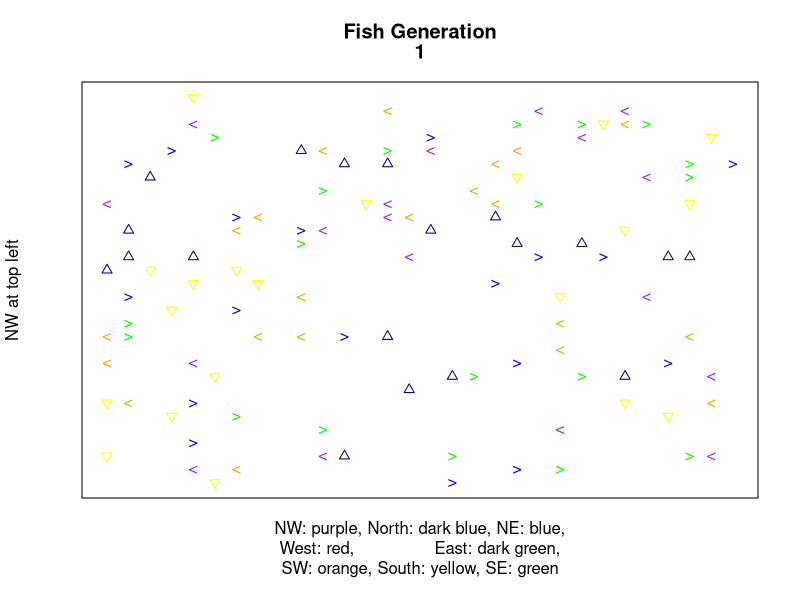
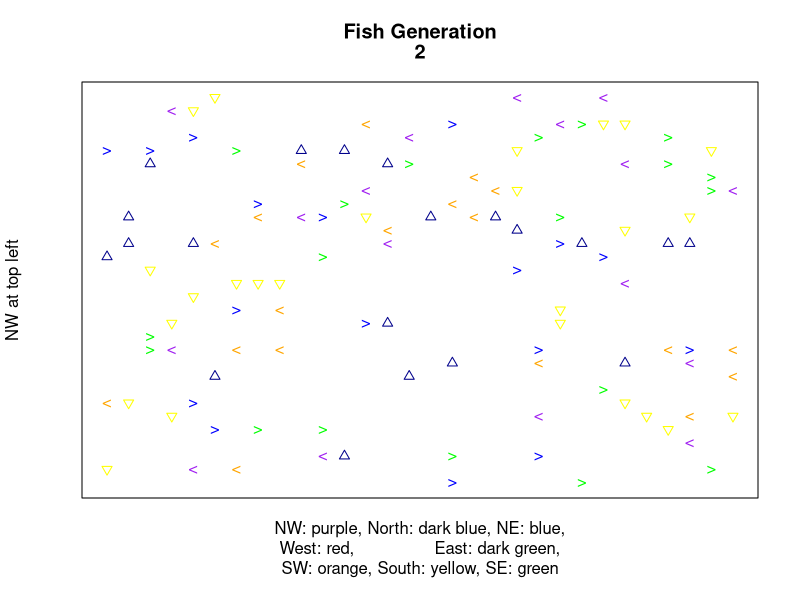
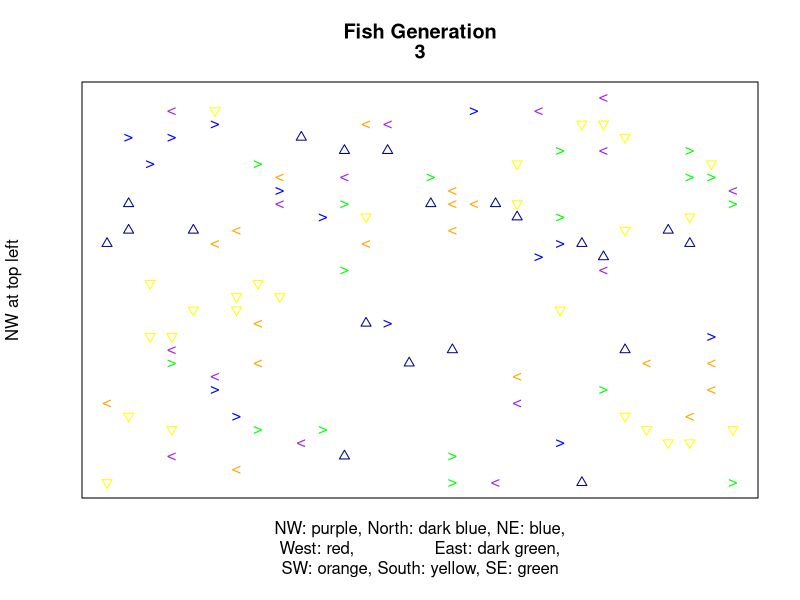
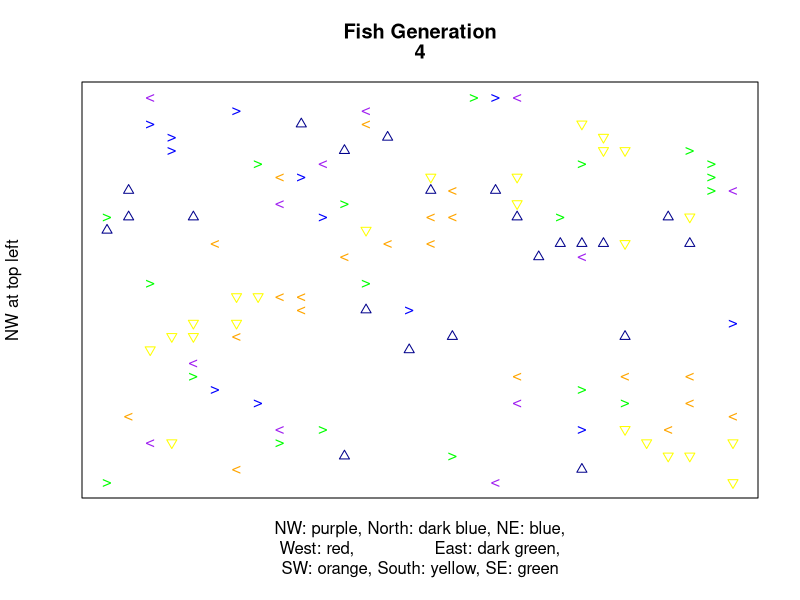
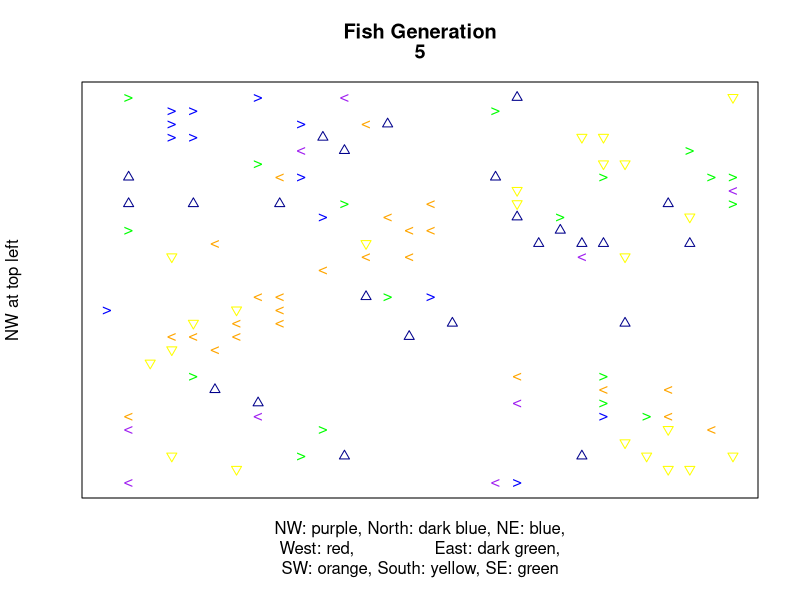
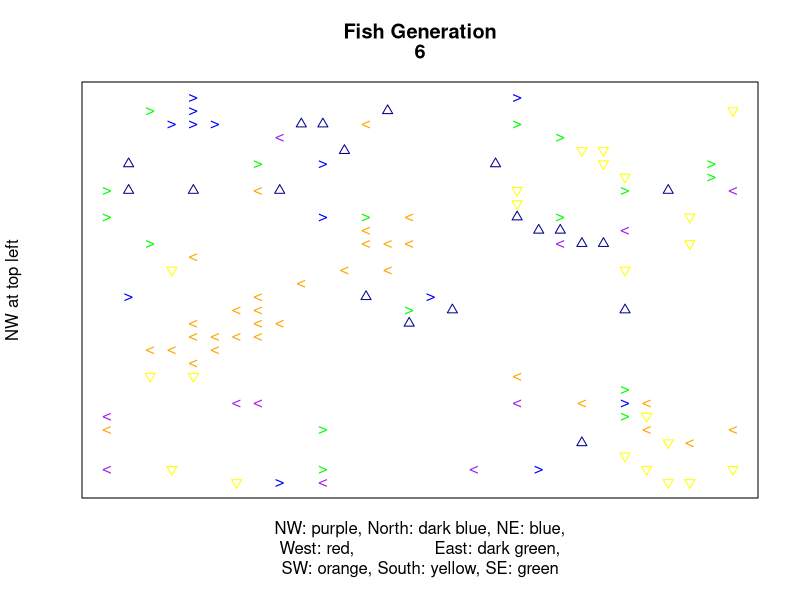
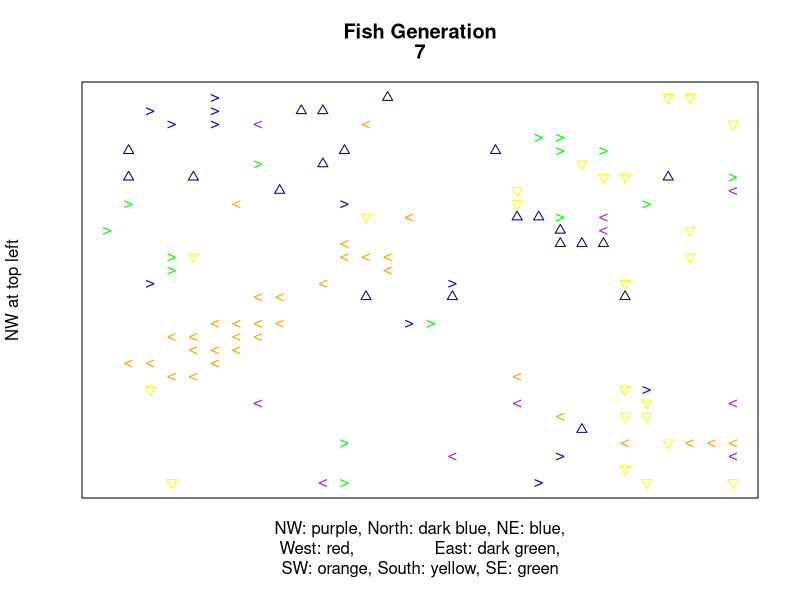
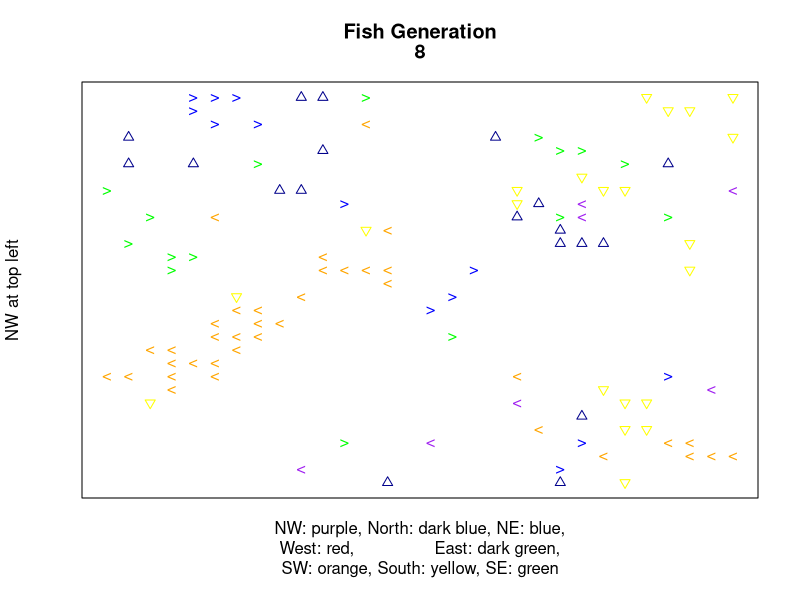

R code for these plots, in order:
# CA Project 
# Module 14.10 - 'Fish Schooling'
# Version 1.6

# pretty effective schooling behavior,
# doesn't seem particularly biased in any direction,
# has problems with gridlock

# mean of neighbors influences own direction
# by taking mean of neighbors WITHOUT COUNTING SELF
# and then add that mean to original direction (kinda, uses weighted mean)

# uses print() from version 1.3
# mean function divided into get.mean and set.dir ftns

# ignore cohesion rule
# obey separation rule and alignment rule
# separation takes precedence

# this version's interpretation of separation rule:
# "don't move into the same space on the grid"

# wrap edges

# this version is probably gonna have the 'herky jerky' movement


# minimum gap between fish
#gap.size <- 1 # number of empty cells between two occupied cells

EMPTY <- c(0,0)   # unoccupied cell  

# dimensions
size <- 30
gens <- 120 # slices

probability <- 0.2 # to make sure some cells are empty (for initialization)


# FUNCTIONS

# test whether a pair of coords is (0,0)
empty <- function(coords) {
  return(sum(coords==EMPTY)==2)
}

# copy edges to ghost margins
wrap.edges <- function(slice) {
  # wrap top and bottom edges:
  for(i in 1:2) {
    loaf[[slice]][[i]] <- loaf[[slice]][[size+i]]
    loaf[[slice]][[size+i+2]] <- loaf[[slice]][[i+2]]
  }
  # wrap left and right edges:
  for(i in 1:2) {
    for(row in 3:(size+2)) {
      loaf[[slice]][[row]][[i]] <- loaf[[slice]][[row]][[size+i]]
      loaf[[slice]][[row]][[size+2+i]] <- loaf[[slice]][[row]][[i+2]]
    }
  }
  # set corners:
  for(i in 1:2) {
    for(j in 1:2) {
      # top corners
      loaf[[slice]][[i]][[j]] <- loaf[[slice]][[size+i]][[size+j]]
      loaf[[slice]][[i]][[size+j+2]] <- loaf[[slice]][[size+i]][[j+2]]
      # bottom corners
      loaf[[slice]][[size+i+2]][[j]] <- loaf[[slice]][[i+2]][[size+j]]
      loaf[[slice]][[size+i+2]][[size+j+2]] <- loaf[[slice]][[i+2]][[j+2]]
    }
  }
  return(loaf[[slice]])
}

# get mean direction of all neighbors 
# (Moore's neighborhood,  dist 1 )
get.mean.dir <- function(slice,this.r,this.c) {
  dist <- 2
  num.neighbors <- 0
  neighbor.directions <- EMPTY
  for(row in -dist:dist) {
    for(col in -dist:dist) {
      bro.dir <- unlist(loaf[[slice-1]][[this.r+row]][[this.c+col]])
      if(!(row==0 && col==0) && !empty(bro.dir)) {
      #if(!empty(bro.dir)) {  
        num.neighbors <- num.neighbors + 1
        neighbor.directions <- neighbor.directions + bro.dir
      }
    }
  }
  if(num.neighbors!=0) { return(neighbor.directions/num.neighbors) }
  return(EMPTY)
}

set.new.direction <- function(current.direction,mean) {
  #current.direction <- unlist(loaf[[slice-1]][[this.r]][[this.c]])
  #cat(c(current.direction,"  "))
  if(empty(mean)) { 
    #cat("empty\n")
    return(current.direction) }
  new.dir <- (current.direction + 3*mean)/3
  #cat(c(new.dir,"\n"))
  for(i in 1:2) {
    thing <- new.dir[i]
    if(thing >= .5) {
      new.dir[i] <- 1
    } else if(thing <= (-.5)) {
      new.dir[i] <- -1
    } else {
      new.dir[i] <- 0
    }
  }
  
  if(empty(new.dir)) { return(current.direction) } 
  return(new.dir)
}


# should keep two fish from moving into the same empty cell
# and keep fish from moving into occupied cell.
okay.to.move <- function(slice,row,col,dest) {
  if(!empty(unlist(loaf[[slice-1]][[dest[1]]][[dest[2]]]))) { return(FALSE) }
  for(r in -1:1) {
    for(c in -1:1) {
      bro.row <- dest[1]+r
      bro.col <- dest[2]+c
      bro.dir <- unlist(loaf[[slice-1]][[bro.row]][[bro.col]])
      if(!(bro.row==row && bro.col==col)) {
        if(!empty(bro.dir) && empty(bro.dir+c(r,c))) {
          return(FALSE)
        }
      }
    }
  }
  return(TRUE)
}

# Plot the grid for the generation specified.
print <- function(slice) {
  # not actually flipped
  FLIPPED.Y.AXIS <- 1:(size+4)#:1 # rows reversed for plotting
  # it would be much more efficient to use a matrix here,
  # but this makes the code easier to read at a glance
  nw.x <- vector() 
  nw.y <- vector()
  north.x <- vector()
  north.y <- vector()
  ne.x <- vector()
  ne.y <- vector()
  west.x <- vector()
  west.y <- vector()
  east.x <- vector()
  east.y <- vector()
  sw.x <- vector()
  sw.y <- vector()
  south.x <- vector()
  south.y <- vector()
  se.x <- vector()
  se.y <- vector()
  
  for (row in 3:(size+2)) {
    for (col in 3:(size+2)) {
      direction <- unlist(loaf[[slice]][[row]][[col]])
      if(direction[1]==1) {
        if(direction[2]==-1) {
          nw.x <- c(nw.x,col)
          nw.y <- c(nw.y,FLIPPED.Y.AXIS[row])
        } else if(direction[2]==0) {
          north.x <- c(north.x,col)
          north.y <- c(north.y,FLIPPED.Y.AXIS[row])
        } else {
          ne.x <- c(ne.x,col)
          ne.y <- c(ne.y,FLIPPED.Y.AXIS[row])
        }
      } else if(direction[1]==0) {
        if(direction[2]==-1) {
          west.x <- c(west.x,col)
          west.y <- c(west.y,FLIPPED.Y.AXIS[row])
          #} else if(direction[2]==0) {
          #  empty.x <- c(empty.x,col)
          #  empty.y <- c(empty.y,FLIPPED.Y.AXIS[row])
        } else if(direction[2]==1) {
          east.x <- c(east.x,col)
          east.y <- c(east.y,FLIPPED.Y.AXIS[row])
        }
      } else {
        if(direction[2]==-1) {
          sw.x <- c(sw.x,col)
          sw.y <- c(sw.y,FLIPPED.Y.AXIS[row])
        } else if(direction[2]==0) {
          south.x <- c(south.x,col)
          south.y <- c(south.y,FLIPPED.Y.AXIS[row])
        } else {
          se.x <- c(se.x,col)
          se.y <- c(se.y,FLIPPED.Y.AXIS[row])
        }
      }
    }
  }
  
  # NW is PURPLE
  plot(x=nw.x,y=nw.y,ylim=c(3,size+2),
       xlim=c(3,size+2),pch=60,col="purple",
       main=c("Fish Generation",slice),
       yaxt="n",xaxt="n",
       xlab="NW: purple, North: dark blue, NE: blue,\nWest: red,                East: dark green,\nSW: orange, South: yellow, SE: green",
       ylab="NW at top left") 
  # North is DARK BLUE 
  points(x=north.x,y=north.y,pch=2,col="dark blue")
  # NE is BLUE
  points(x=ne.x,y=ne.y,pch=62,col="blue")
  # WEST is RED
  points(x=west.x,y=west.y,pch=171,col="red")
  # EAST is DARK GREEN
  points(x=east.x,y=east.y,pch=187,col="dark green")
  # SW is ORANGE
  points(x=sw.x,y=sw.y,pch=60,col="orange")
  # SOUTH is YELLOW
  points(x=south.x,y=south.y,pch=6,col="yellow")
  # SE is GREEN
  points(x=se.x,y=se.y,pch=62,col="green")
}


# set up empty loaf
# don't forget to initialize 'ghost' borders (2 cell margin)
loaf <- list()
for(slice in 1:gens) {
  loaf[[slice]] <- list()
  for(row in 1:(size+4)) {
    loaf[[slice]][[row]] <- list()
    for(col in 1:(size+4)) {
      loaf[[slice]][[row]][[col]] <- c(0,0)
    }
  }
}

# set up initial random configuration slice (generation 1)
for(row in 3:(size+2)) {
  for(col in 3:(size+2)) {
    if(rbinom(1,1,probability)) {
      loaf[[1]][[row]][[col]] <- floor(runif(2,-1,2))
    }
  }
}
loaf[[1]] <- wrap.edges(1)
print(1)

# FOR LOOP
for(slice in 2:gens) {
  for(row in 3:(size+2)) {
    for(col in 3:(size+2)) {
      direction <- unlist(loaf[[slice-1]][[row]][[col]])
      if(!empty(direction)) {
        mean.dir <- get.mean.dir(slice,row,col)
        new.direction <- set.new.direction(direction,mean.dir)
        loaf[[slice]][[row]][[col]] <- new.direction
        destination <- c(row,col)+direction
        if(okay.to.move(slice,row,col,destination)) {
          #loaf[[slice]][[destination[1]]][[destination[2]]] <- direction
          
          for(i in 1:2) {
            if(destination[i]<3) {
              destination[i] <- destination[i]+size
            } else if(destination[i]>(size+2)) {
              destination[i] <- destination[i]-size
            }
          }
          loaf[[slice]][[destination[1]]][[destination[2]]] <- direction
          loaf[[slice]][[row]][[col]] <- EMPTY
        }
      }
    }
  }
  loaf[[slice]] <- wrap.edges(slice)
  print(slice)
}
